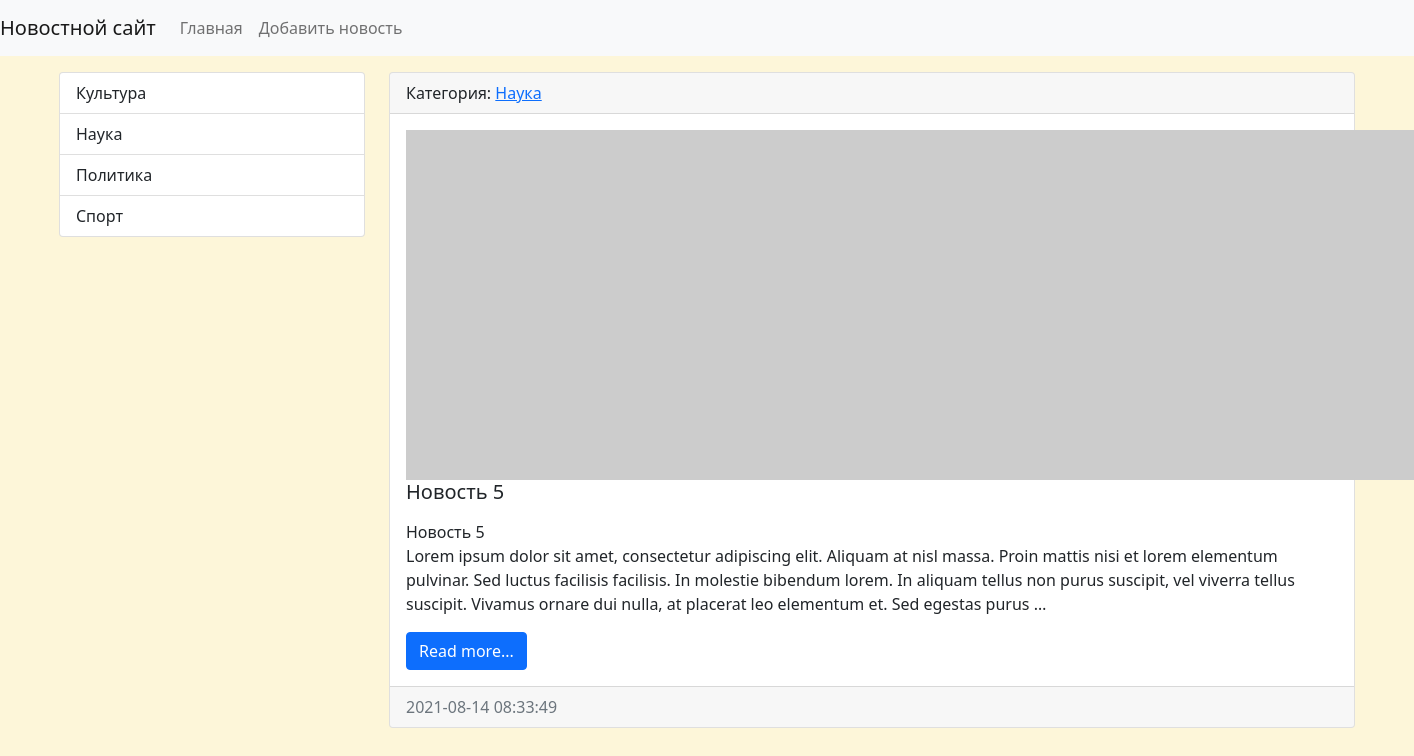
The app's page /category/4/ with its own data.
### news/models.py (models this page shows, shortened)
class Category(models.Model):
    title = models.CharField(max_length=150, db_index=True, verbose_name='Наименование категории')
    def get_absolute_url(self):
        return reverse('category', kwargs={"category_id": self.pk})
    def __str__(self):
        return self.title
    class Meta:
        verbose_name = 'Категория'
        verbose_name_plural = 'Категории'
        ordering = ['title']

class News(models.Model):
    title = models.CharField(max_length=150, verbose_name='Наименование')
    content = models.TextField(blank=True, verbose_name='Контент')
    created_at = models.DateTimeField(auto_now_add=True, verbose_name='Дата публикации')
    updated_at = models.DateTimeField(auto_now=True, verbose_name='Обновлено')
    photo = models.ImageField(upload_to='photos/%Y/%m/%d/', verbose_name='Фото', blank=True)
    is_published = models.BooleanField(default=True, verbose_name='Опубликовано')
    category = models.ForeignKey('Category', on_delete=models.PROTECT, null=True, verbose_name='Категория')
    def get_absolute_url(self):
        return reverse('view_news', kwargs={"pk": self.pk})
    class Meta:
        verbose_name = 'Новость'
        verbose_name_plural = 'Новости'
        ordering = ['-created_at']

### news/views.py (the view)
# urls.py: path('category/<int:category_id>/', NewsByCategory.as_view(extra_context={'title': 'Какой-то Тайтл'}), name='category'),
class NewsByCategory(ListView):
    model = News
    template_name = 'news/home_news_list.html'  # Change directory
    context_object_name = 'news'
    allow_empty = False
    def get_context_data(self, *, object_list=None, **kwargs):
        context = super().get_context_data(**kwargs)
        context['title'] = Category.objects.get(pk=self.kwargs['category_id'],)
        return context
    def get_queryset(self):
        return News.objects.filter(category_id=self.kwargs['category_id'], is_published=True)

### news/templatetags/news_tags.py (called while the page is built)
@register.inclusion_tag('news/list_categories.html')
def show_categories(arg1='Hello', arg2='world'):
    categories = Category.objects.all()
    return {"categories": categories, "arg1": arg1, "arg2": arg2}

### news/templates/news/home_news_list.html (shortened to what this page needs)
{% extends 'base.html' %}
{% block sidebar %}
{% include 'inc/_sidebar.html' %}
{% endblock %}
{% block content %}
{% for item in news %}
<div class="card mb-3">
    <div class="card-header">
        Категория: <a href="{{ item.category.get_absolute_url }}">{{ item.category }}</a>
    </div>
    <div class="card-body">
        <div class="media">
            {% if item.photo %}
            <img src="{{ item.photo.url }}" alt="" width="350" class="mr-3">
            {% else %}
            <img src="https://picsum.photos/id/1060/350/235/?blur=2" alt="" class="mr-3">
            {% endif %}
            <div class="media-body">
                <h5 class="card-title">{{ item.title }}</h5>
                <p class="card-text">{{ item.content|safe|linebreaks|truncatewords:50 }}</p>
                <a href="{{ item.get_absolute_url }}" class="btn btn-primary">Read more...</a>
            </div>
        </div>
    </div>
    <div class="card-footer text-muted">
        {{ item.created_at|date:"Y-m-d H:i:s" }}
    </div>
</div>
{% endfor %}
{% endblock %}

### news/templates/news/list_categories.html
<div class="list-group">
    {% for item in categories %}
    <a href="{{ item.get_absolute_url }}" class="list-group-item list-group-item-action">{{ item.title }}</a>
    {% endfor %}
</div>

### mysite/static/css/style.css (style rules this page uses)
body { background-color: #FDF6D9; }

### records on screen
Category: title "Культура"
Category: title "Наука"
Category: title "Политика"
Category: title "Спорт"
News: category "Наука", title "Новость 5", content "Новость 5 Lorem ipsum dolor sit amet, consectetur adipiscing elit. Aliquam at nisl massa. Proin mattis nisi et lorem elementum pulvinar. Sed luctus facilisis facilisis. In molestie bibendum lorem. In aliquam tellus non purus suscipit, vel viverra tellus suscipit. Vivamus ornare dui nulla, at placerat leo elementum et. Sed egestas purus …", created_at "2021-08-14 08:33:49"
